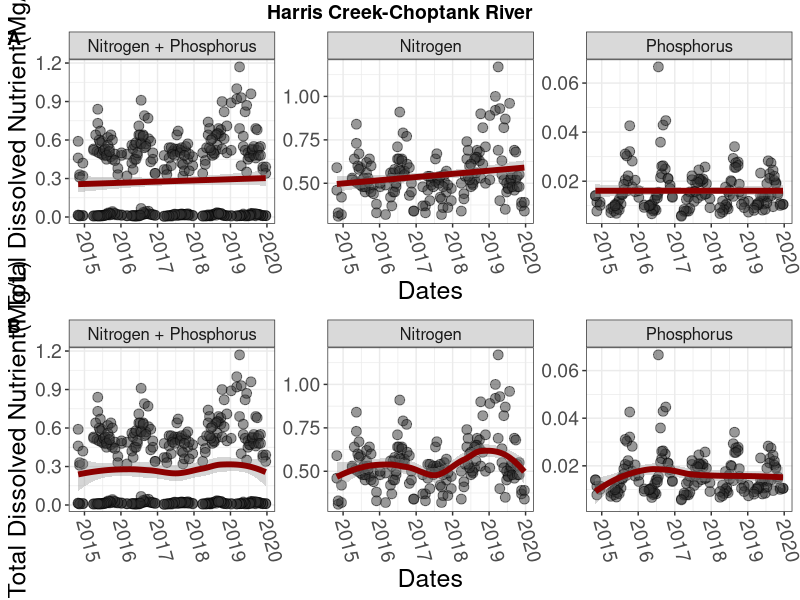
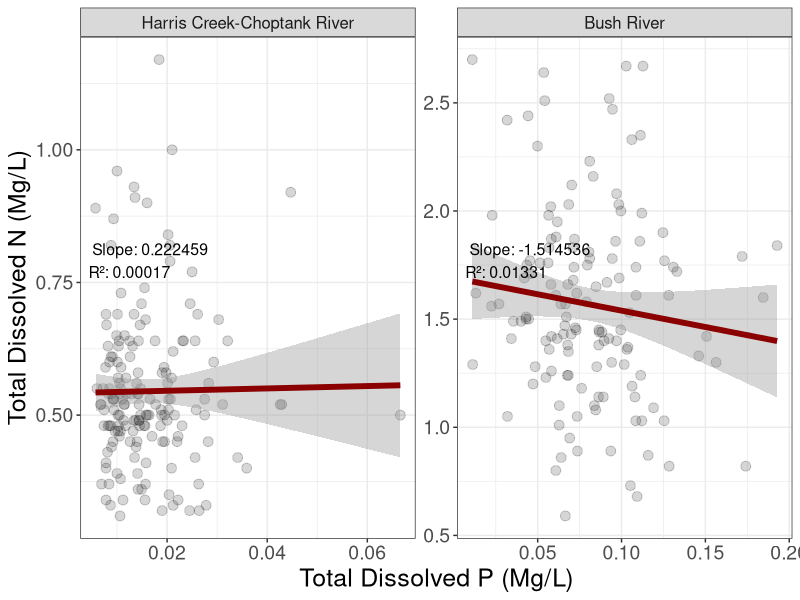
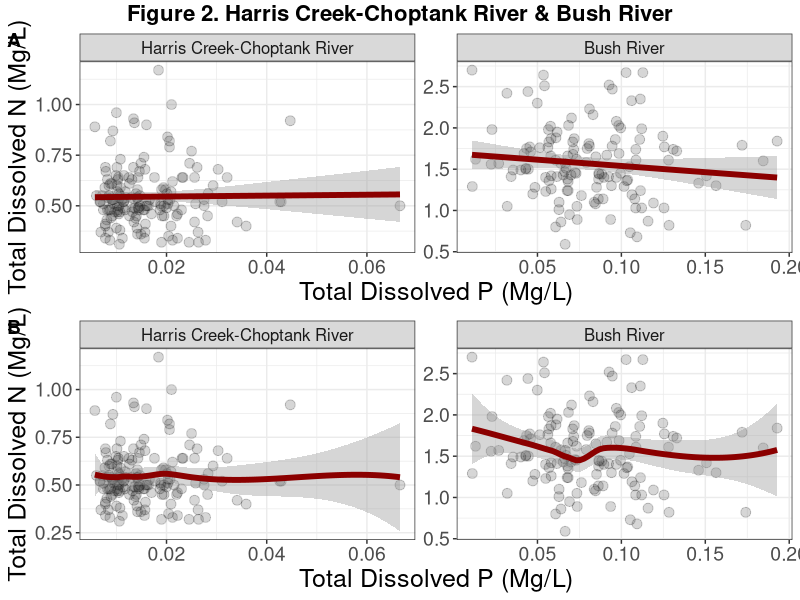

These charts were generated, in order, by the following R code:
## ---- chunk 1

# function to extract the R²-value and Slope form a lm() model

model_coeff <- function(x) {
    model_summary_np <- data_fltd_ttl |> 
      dplyr::group_by(model = 1) |>  
      dplyr::filter(Parameter == x) |> 
      dplyr::do({
        model <- lm(MeasureValue ~ SampleDates, data = .)  
        dplyr::tibble(
          slope = broom::tidy(model)$estimate[2],  
          r_squared = broom::glance(model)$r.squared  
        )
      }) |> 
      dplyr::ungroup() |> 
      dplyr::select(!1)

  return(model_summary_np) 
}

## ---- chunk 2

# function to extract the R²-value and Slope form a lm() model

model_coeff <- function(x) {
  model_summary_np <- data_HCCR_BR |> 
    dplyr::group_by(model = 1) |>  
    dplyr::filter(HUC12 == x) |> 
    dplyr::do({
      model <- lm(TDN ~ TDP, data = .)  
      dplyr::tibble(
        slope = broom::tidy(model)$estimate[2],  
        r_squared = broom::glance(model)$r.squared  
      )
    }) |> 
    dplyr::ungroup() |> 
    dplyr::select(!1)
  
  return(model_summary_np) 
}

## ---- chunk 3

#data manipulation

if(!require(tidyverse)) install.packages("tidyverse", dependencies = TRUE)
if(!require(ggpubr)) install.packages("ggpubr", dependencies = TRUE)

data <- readr::read_csv("00_data/WaterQualityWaterQualityHUC12_HCCR.csv")

glimpse(data)

data_fltd <- data |> 
  dplyr::select(c(SampleDate, Parameter, MeasureValue)) |> 
  tidyr::drop_na("MeasureValue") |> 
  dplyr::mutate(SampleDates = as.Date(SampleDate, format = "%m/%d/%Y"),
                SampleDate = as.factor(SampleDate))

data_fltd_n_p <- data_fltd |> 
  dplyr::mutate(Parameter = "TDNP")

data_fltd_ttl <- rbind(data_fltd, data_fltd_n_p)
data_fltd_ttl


model_coeff <- function(x) {
    model_summary_np <- data_fltd_ttl |> 
      dplyr::group_by(model = 1) |>  
      dplyr::filter(Parameter == x) |> 
      dplyr::do({
        model <- lm(MeasureValue ~ SampleDates, data = .)  
        dplyr::tibble(
          slope = broom::tidy(model)$estimate[2],  
          r_squared = broom::glance(model)$r.squared  
        )
      }) |> 
      dplyr::ungroup() |> 
      dplyr::select(!1)

  return(model_summary_np) 
}


nt.model.coeff <- bind_rows(model_coeff("TDNP"), 
                            model_coeff("TDN"), 
                            model_coeff("TDP")) |> 
  dplyr::mutate(Parameter = c("TDNP", "TDN", "TDP"),
                date_label = "2015-05-14") |> 
  dplyr::select(c(3, dplyr::everything()))
nt.model.coeff




# graphs 

lm_model_1pt <- ggplot(data_fltd_ttl, aes(y=MeasureValue, x=SampleDates)) + 
  geom_point(shape = 21, color = "black", fill = "grey20", size = 3, alpha = 0.5) +
  geom_smooth(method="lm", col="darkred", linewidth = 2) +
  theme_bw() +
  aes(ymax=Inf) +
  labs(x = "Dates", y = "Total Dissolved Nutrient(Mg/L)") +
  scale_x_date(date_breaks = "year", date_labels = "%Y") +
  theme(axis.text.x= element_text(angle=-75, size = 14, vjust = 0.2),
        axis.text.y= element_text(size = 14),
        axis.title.x = element_text(size = 18),
        axis.title.y = element_text(size = 18),
        strip.text = element_text(size = 12)) + 
  facet_wrap(.~factor(Parameter, c("TDNP", "TDN", "TDP"), 
                      labels = c("Nitrogen + Phosphorus", "Nitrogen", "Phosphorus")), 
             scales = "free") +
  geom_text(data = nt.model.coeff, aes(label = paste("Slope:", round(slope, 9), 
                                                     "\nR²:", round(r_squared, 8)),
                                       x = as.Date(date_label), y = -Inf),
            hjust = 0.1, vjust = -10, size = 4, color = "black")



loess_model_1pt <- ggplot(data_fltd_ttl, aes(y=MeasureValue, x=SampleDates)) + 
  geom_point(shape = 21, color = "black", fill = "grey20", size = 3, alpha = 0.5) +
  geom_smooth(method="loess", col="darkred", linewidth = 2) +
  theme_bw() +
  aes(ymax=Inf) +
  labs(x = "Dates", y = "Total Dissolved Nutrient(Mg/L)") +
  scale_x_date(date_breaks = "year", date_labels = "%Y") +
  theme(axis.text.x= element_text(angle=-75, size = 14, vjust = 0.2),
        axis.text.y= element_text(size = 14),
        axis.title.x = element_text(size = 18),
        axis.title.y = element_text(size = 18),
        strip.text = element_text(size = 12)) + 
  facet_wrap(.~factor(Parameter, c("TDNP", "TDN", "TDP"), 
                      labels = c("Nitrogen + Phosphorus", "Nitrogen", "Phosphorus")), 
             scales = "free") +
  geom_text(data = nt.model.coeff, aes(label = paste("Slope:", round(slope, 9),
                                                     "\nR²:", round(r_squared, 8)),
                                       x = as.Date(date_label), y = -Inf),
            hjust = 0.1, vjust = -10, size = 4, color = "black")

my_plot_list <- list(lm_model_1pt,loess_model_1pt)

ggpubr::ggarrange(plotlist = my_plot_list, labels = c("A", "B"), nrow = 2) |> 
  annotate_figure(top = text_grob("Harris Creek-Choptank River", 
                                  color = "black", face = "bold", size = 14))





## ---- chunk 4

#data manipulation

if(!require(tidyverse)) install.packages("tidyverse", dependencies = TRUE)
if(!require(ggpubr)) install.packages("ggpubr", dependencies = TRUE)

data_HCCR <- readr::read_csv("00_data/WaterQualityWaterQualityHUC12_HCCR.csv") |> 
  dplyr::select(c(1,18,20)) |> 
  tidyr::drop_na("MeasureValue")
data_HCCR

data_BR <- readr::read_csv("00_data/WaterQualityWaterQualityHUC12_BR.csv") |> 
  dplyr::select(c(1,18,20)) |> 
  tidyr::drop_na("MeasureValue")
data_BR

data_HCCR_BR <- rbind(data_HCCR, data_BR) |> 
  dplyr::group_by(Parameter) %>%
  dplyr::mutate(Row = row_number()) %>%
  tidyr::pivot_wider(names_from = Parameter, values_from = MeasureValue) |> 
  dplyr::select(-Row) |> 
  dplyr::ungroup() |> 
  dplyr::mutate(HUC12 = stringr::str_replace(HUC12, "20600050506", "HCCR"),
                HUC12 = stringr::str_replace(HUC12, "020600030106", "BR"))
data_HCCR_BR

model_coeff_HCCR_BR <- function(x) {
  model_summary_np_HCCR_BR <- data_HCCR_BR |> 
    dplyr::group_by(model = 1) |>  
    dplyr::filter(HUC12 == x) |> 
    dplyr::do({
      model <- lm(TDN ~ TDP, data = .)  
      dplyr::tibble(
        slope = broom::tidy(model)$estimate[2],  
        r_squared = broom::glance(model)$r.squared  
      )
    }) |> 
    dplyr::ungroup() |> 
    dplyr::select(!1)
  
  return(model_summary_np_HCCR_BR) 
}

model_coeff_HCCR_BR("HCCR")
model_coeff_HCCR_BR("BR")


nt.model.coeff_HCCR_BR <- bind_rows(model_coeff_HCCR_BR("HCCR"), 
                                    model_coeff_HCCR_BR("BR")) |> 
  dplyr::mutate(HUC12 = c("HCCR", "BR"))
nt.model.coeff_HCCR_BR




# graphs

lm_model_2pt <- ggplot(data_HCCR_BR, aes(y=TDN, x=TDP)) + 
  geom_point(shape = 21, color = "black", fill = "grey20", size = 3, alpha = 0.2) +
  geom_smooth(method="lm", col="darkred", linewidth = 2) +
  theme_bw() +
  #aes(ymax=Inf) +
  labs(x = "Total Dissolved P (Mg/L)", y = "Total Dissolved N (Mg/L)") +
  theme(axis.text.x= element_text(size = 14),
        axis.text.y= element_text(size = 14),
        axis.title.x = element_text(size = 18),
        axis.title.y = element_text(size = 18),
        strip.text = element_text(size = 12)) + 
  facet_wrap(.~factor(HUC12, c("HCCR", "BR"), 
                      labels = c("Harris Creek-Choptank River", "Bush River")), 
             scales = "free") +
  geom_text(data = nt.model.coeff_HCCR_BR, 
            aes(label = paste("Slope:", round(slope, 6), "\nR²:", round(r_squared, 5)),
                x = -Inf, y = -Inf), 
            hjust = -0.1, vjust = -7.5, size = 4, color = "black")
lm_model_2pt

loess_model_2pt <- ggplot(data_HCCR_BR, aes(y=TDN, x=TDP)) +  
  geom_point(shape = 21, color = "black", fill = "grey20", size = 3, alpha = 0.2) +
  geom_smooth(method="loess", col="darkred", linewidth = 2) +
  theme_bw() +
  aes(ymax=Inf) +
  labs(x = "Total Dissolved P (Mg/L)", y = "Total Dissolved N (Mg/L)") +
  theme(axis.text.x= element_text(size = 14),
        axis.text.y= element_text(size = 14),
        axis.title.x = element_text(size = 18),
        axis.title.y = element_text(size = 18),
        strip.text = element_text(size = 12)) + 
  facet_wrap(.~factor(HUC12, c("HCCR", "BR"), 
                      labels = c("Harris Creek-Choptank River", "Bush River")), 
             scales = "free") +
  geom_text(data = nt.model.coeff_HCCR_BR, 
            aes(label = paste("Slope:", round(slope, 6), "\nR²:", round(r_squared, 5)),
                x = -Inf, y = -Inf), 
            hjust = -0.1, vjust = -7.5, size = 4, color = "black")

my_plot_list_pt2 <- list(lm_model_2pt, loess_model_2pt)

ggpubr::ggarrange(plotlist = my_plot_list_pt2, labels = c("A", "B"), nrow = 2) |> 
  annotate_figure(top = text_grob("Figure 2. Harris Creek-Choptank River & Bush River", 
                                  color = "black", face = "bold", size = 16))




